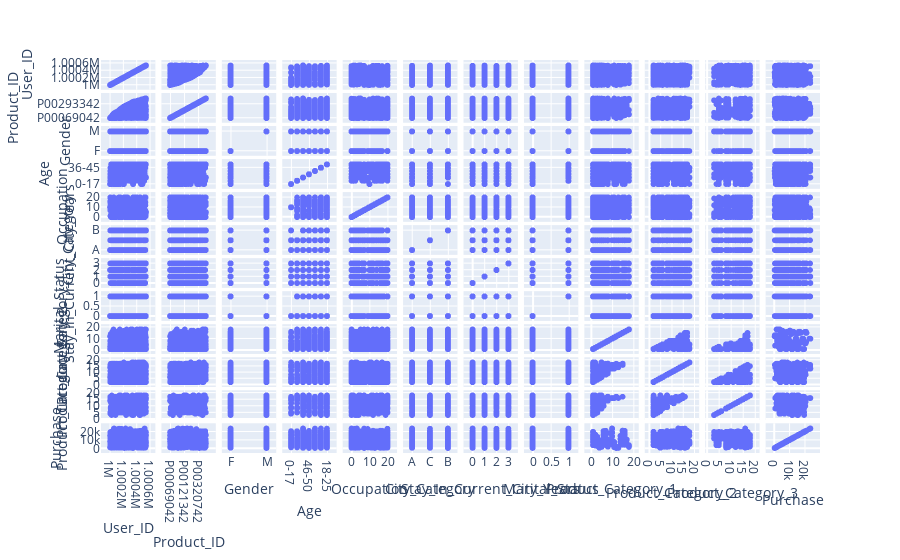

This figure's notebook cell:
### Code cell
import plotly.express as px
fig=px.scatter_matrix(data1)
fig.show()

### Figure 1 — Plotly figure (JSON) as saved in the notebook; plotly's stock layout.template omitted (floating-point values rounded to 4 significant figures; data arrays with more than 128 entries replaced by an {"elided": "..."} marker saying what was removed)
{"data": [{"dimensions": [{"axis": {"matches": true}, "label": "User_ID", "values": {"elided": "3333 int values"}}, {"axis": {"matches": true}, "label": "Product_ID", "values": {"elided": "3333 str values"}}, {"axis": {"matches": true}, "label": "Gender", "values": {"elided": "3333 str values"}}, {"axis": {"matches": true}, "label": "Age", "values": {"elided": "3333 str values"}}, {"axis": {"matches": true}, "label": "Occupation", "values": {"elided": "3333 int values"}}, {"axis": {"matches": true}, "label": "City_Category", "values": {"elided": "3333 str values"}}, {"axis": {"matches": true}, "label": "Stay_In_Current_City_Years", "values": {"elided": "3333 str values"}}, {"axis": {"matches": true}, "label": "Marital_Status", "values": {"elided": "3333 int values"}}, {"axis": {"matches": true}, "label": "Product_Category_1", "values": {"elided": "3333 int values"}}, {"axis": {"matches": true}, "label": "Product_Category_2", "values": {"elided": "3333 int values"}}, {"axis": {"matches": true}, "label": "Product_Category_3", "values": {"elided": "3333 int values"}}, {"axis": {"matches": true}, "label": "Purchase", "values": {"elided": "3333 int values"}}], "hoverlabel": {"namelength": 0}, "hovertemplate": "%{xaxis.title.text}=%{x}<br>%{yaxis.title.text}=%{y}", "legendgroup": "", "marker": {"color": "#636efa", "symbol": "circle"}, "name": "", "showlegend": false, "type": "splom"}], "layout": {"dragmode": "select", "legend": {"tracegroupgap": 0}, "margin": {"t": 60}}}
